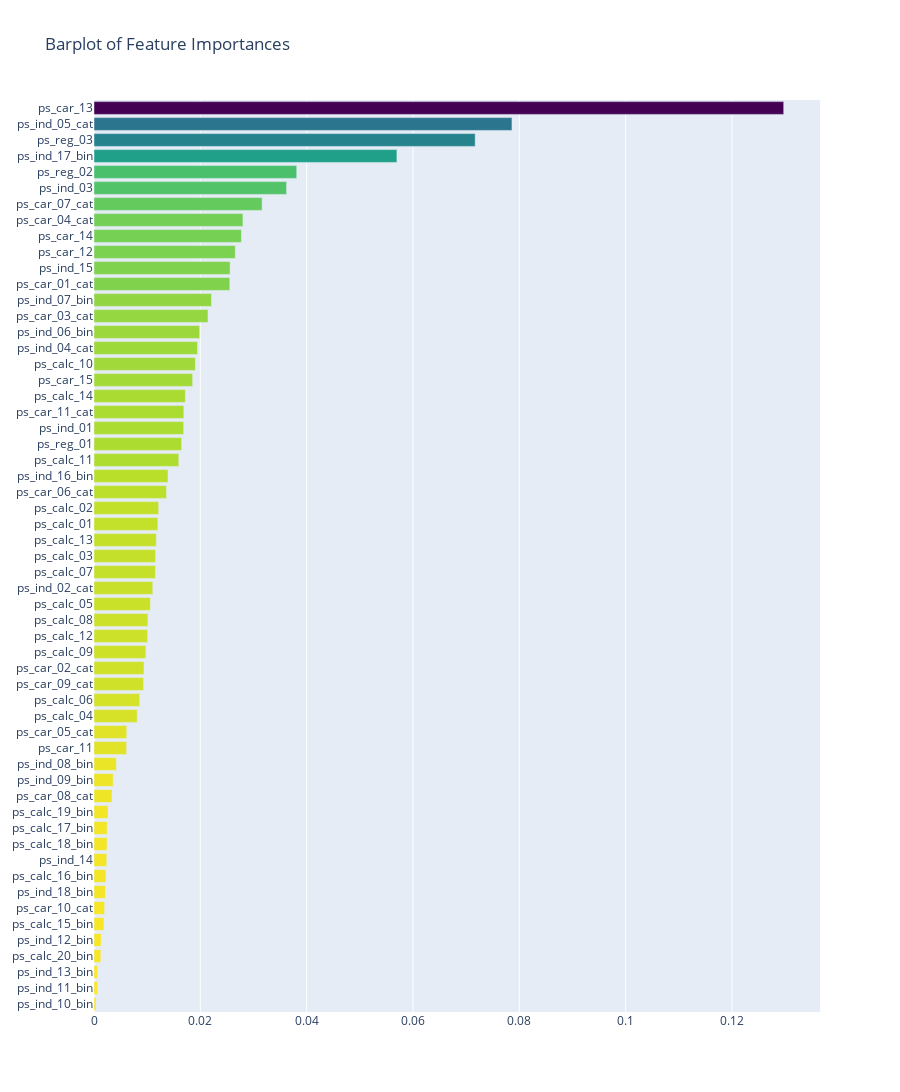

The notebook cell saved with this chart:
### Code cell
trace2 = go.Bar(
    x=x,
    y=y,
    marker=dict(
        color=x,
        colorscale='Viridis',
        reversescale = True
    ),
    name = 'Random Forest Feature Importance',
    orientation = 'h',
)

layout = dict(
    title = 'Barplot of Feature Importances',
    width = 900, height = 2000,
    yaxis = dict(
        showgrid=False,
        showline=False,
        showticklabels=True,
    )
)
fig1 = go.Figure(data=[trace2])
fig1['layout'].update(layout)
py.iplot(fig1, filename='plots')

### Figure 1 — Plotly figure (JSON) as saved in the notebook; plotly's stock layout.template omitted (floating-point values rounded to 4 significant figures)
{"data": [{"marker": {"color": [0.0003743, 0.0006586, 0.0006631, 0.001287, 0.001347, 0.00187, 0.00199, 0.002158, 0.002257, 0.002396, 0.002456, 0.00247, 0.00263, 0.003394, 0.003608, 0.004199, 0.006131, 0.006161, 0.008129, 0.008598, 0.009318, 0.009404, 0.00976, 0.01008, 0.01014, 0.01059, 0.01105, 0.01156, 0.01158, 0.01171, 0.01201, 0.01216, 0.01364, 0.01392, 0.01595, 0.01648, 0.01686, 0.0169, 0.01718, 0.01855, 0.01907, 0.01947, 0.01987, 0.02144, 0.02209, 0.02554, 0.0256, 0.02658, 0.02773, 0.02801, 0.03162, 0.03622, 0.03813, 0.05697, 0.0717, 0.07861, 0.1297], "colorscale": [[0, "#440154"], [0.1111, "#482878"], [0.2222, "#3e4989"], [0.3333, "#31688e"], [0.4444, "#26828e"], [0.5556, "#1f9e89"], [0.6667, "#35b779"], [0.7778, "#6ece58"], [0.8889, "#b5de2b"], [1, "#fde725"]], "reversescale": true}, "name": "Random Forest Feature Importance", "orientation": "h", "type": "bar", "x": [0.0003743, 0.0006586, 0.0006631, 0.001287, 0.001347, 0.00187, 0.00199, 0.002158, 0.002257, 0.002396, 0.002456, 0.00247, 0.00263, 0.003394, 0.003608, 0.004199, 0.006131, 0.006161, 0.008129, 0.008598, 0.009318, 0.009404, 0.00976, 0.01008, 0.01014, 0.01059, 0.01105, 0.01156, 0.01158, 0.01171, 0.01201, 0.01216, 0.01364, 0.01392, 0.01595, 0.01648, 0.01686, 0.0169, 0.01718, 0.01855, 0.01907, 0.01947, 0.01987, 0.02144, 0.02209, 0.02554, 0.0256, 0.02658, 0.02773, 0.02801, 0.03162, 0.03622, 0.03813, 0.05697, 0.0717, 0.07861, 0.1297], "y": ["ps_ind_10_bin", "ps_ind_11_bin", "ps_ind_13_bin", "ps_calc_20_bin", "ps_ind_12_bin", "ps_calc_15_bin", "ps_car_10_cat", "ps_ind_18_bin", "ps_calc_16_bin", "ps_ind_14", "ps_calc_18_bin", "ps_calc_17_bin", "ps_calc_19_bin", "ps_car_08_cat", "ps_ind_09_bin", "ps_ind_08_bin", "ps_car_11", "ps_car_05_cat", "ps_calc_04", "ps_calc_06", "ps_car_09_cat", "ps_car_02_cat", "ps_calc_09", "ps_calc_12", "ps_calc_08", "ps_calc_05", "ps_ind_02_cat", "ps_calc_07", "ps_calc_03", "ps_calc_13", "ps_calc_01", "ps_calc_02", "ps_car_06_cat", "ps_ind_16_bin", "ps_calc_11", "ps_reg_01", "ps_ind_01", "ps_car_11_cat", "ps_calc_14", "ps_car_15", "ps_calc_10", "ps_ind_04_cat", "ps_ind_06_bin", "ps_car_03_cat", "ps_ind_07_bin", "ps_car_01_cat", "ps_ind_15", "ps_car_12", "ps_car_14", "ps_car_04_cat", "ps_car_07_cat", "ps_ind_03", "ps_reg_02", "ps_ind_17_bin", "ps_reg_03", "ps_ind_05_cat", "ps_car_13"]}], "layout": {"height": 2000, "title": {"text": "Barplot of Feature Importances"}, "width": 900, "yaxis": {"showgrid": false, "showline": false, "showticklabels": true, "type": "category", "range": [-0.5, 56.5], "autorange": true}, "xaxis": {"type": "linear", "range": [0, 0.1366], "autorange": true}}}
